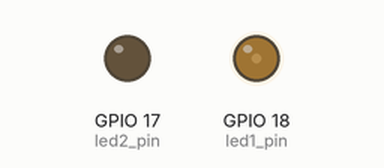
A program run on a simulated Raspberry Pi (BCM pin numbers), started with the argument 3. Parts: output pins drawn as LEDs (lit = HIGH).

Above: at 0.45 s.
At 8.45 s:
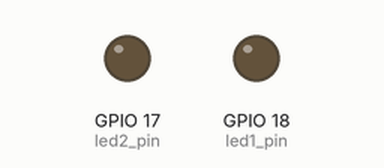
At 26.0 s:
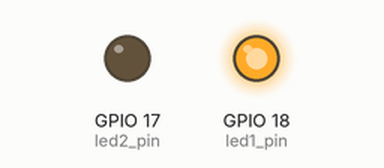
At 38.6 s:
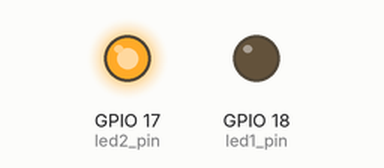
Timing chart, 0 to 40.0 s (numbered marks = the images above):
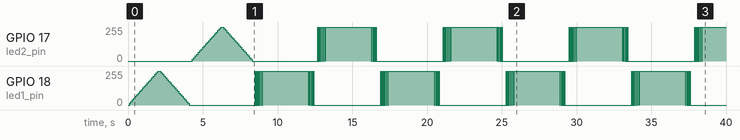

The program:

brightness_led.py
```python
#!/usr/bin/env python3
import RPi.GPIO as GPIO
import time
import sys


GPIO.setmode(GPIO.BCM)


led1_pin = 18
led2_pin = 17


GPIO.setup(led1_pin, GPIO.OUT, initial=GPIO.HIGH)
GPIO.setup(led2_pin, GPIO.OUT, initial=GPIO.HIGH)


pwm1 = GPIO.PWM(led1_pin, 800)
pwm2 = GPIO.PWM(led2_pin, 800)
pwm1.start(0)
pwm2.start(0)

try:

    frequency = float(sys.argv[1])

    while True:
        # Gradually increase the brightness of LED1 from 0% to 100%
        for duty_cycle in range(0, 101, 5):
            pwm1.ChangeDutyCycle(duty_cycle)
            time.sleep(0.1)

        # Gradually decrease the brightness of LED1 from 100% to 0%
        for duty_cycle in range(100, -1, -5):
            pwm1.ChangeDutyCycle(duty_cycle)
            time.sleep(0.1)

        # Gradually increase the brightness of LED2 from 0% to 100%
        for duty_cycle in range(0, 101, 5):
            pwm2.ChangeDutyCycle(duty_cycle)
            time.sleep(0.1)

        # Gradually decrease the brightness of LED2 from 100% to 0%
        for duty_cycle in range(100, -1, -5):
            pwm2.ChangeDutyCycle(duty_cycle)
            time.sleep(0.1)

        # Change the frequency of the PWM signals
        pwm1.ChangeFrequency(frequency)
        pwm2.ChangeFrequency(frequency)

except KeyboardInterrupt:
    pass

# Clean up the GPIO pins
pwm1.stop()
pwm2.stop()
GPIO.cleanup()
```

Measured:
- by itself, GPIO 17 (led2_pin): 0/255 → 13/255 at 4.3 s, → 26/255 0.10 s later, → 38/255 0.10 s later, → 51/255 0.10 s later, … (111 changes in this stretch)
- by itself, GPIO 18 (led1_pin): 0/255 → 13/255 at 0.10 s, → 26/255 0.10 s later, → 38/255 0.10 s later, → 51/255 0.10 s later, … (120 changes in this stretch)
